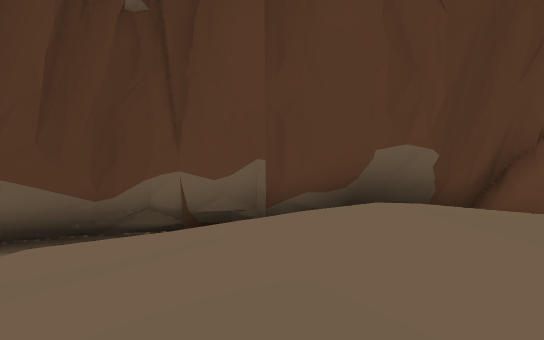
View 1 (above)

15 first-person views from a walk through a 3-D level made in the Unity game engine. The camera is 1.4 m above the floor, looks level and sees 70° across. Doors are open. The floor is counted in squares, 2 m on a side. Each view is taken from the middle of a square. On the plan, view 1 faces up. The plan holds only what a view shows up to about 11 squares ahead; the rest is blank. The place goes on beyond the plan. The player character is not drawn. Some animated figures are left out.

View 2
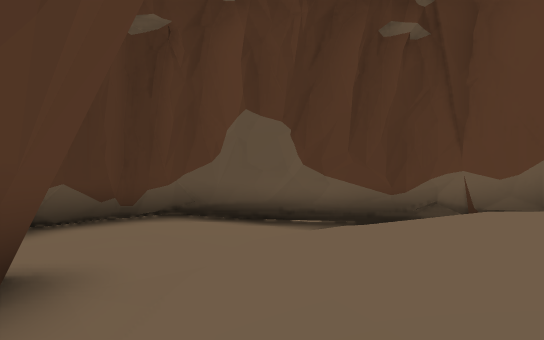

View 3
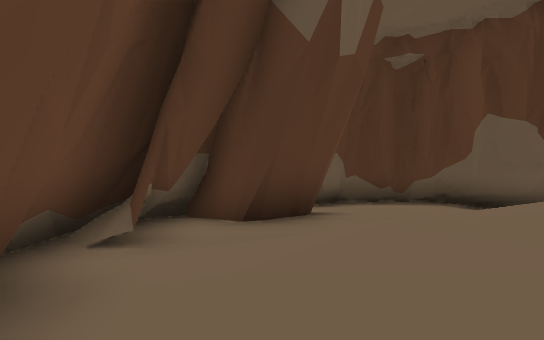

View 4
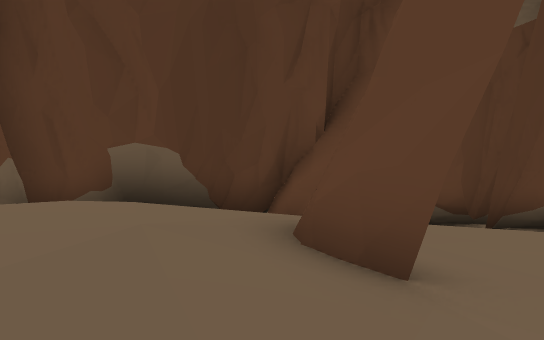

View 5
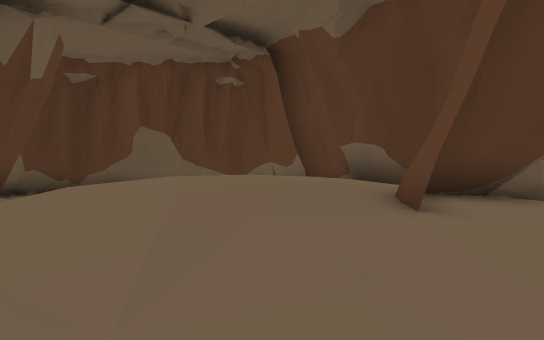

View 6
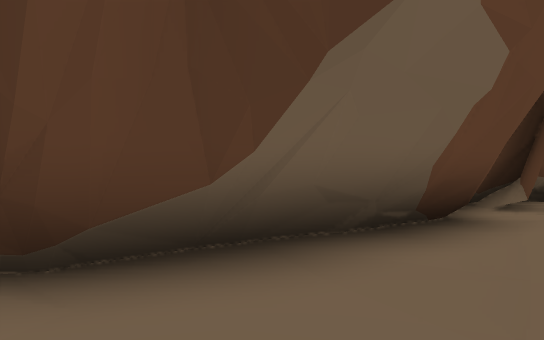

View 7
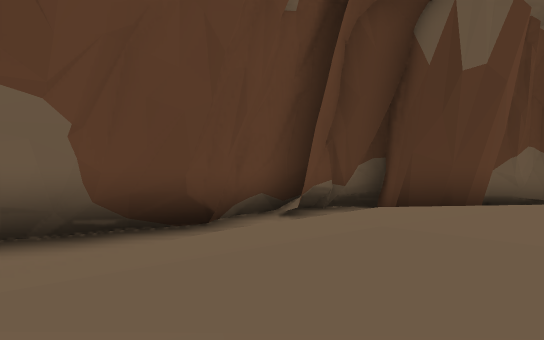

View 8
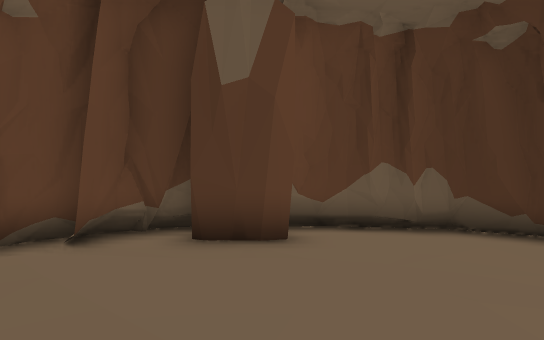

View 9
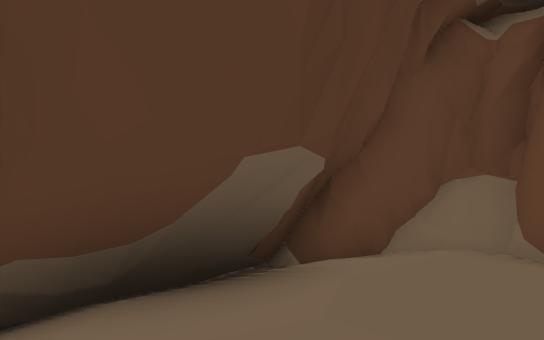

View 10
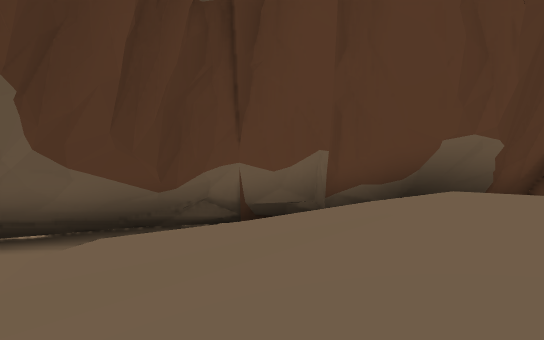

View 11
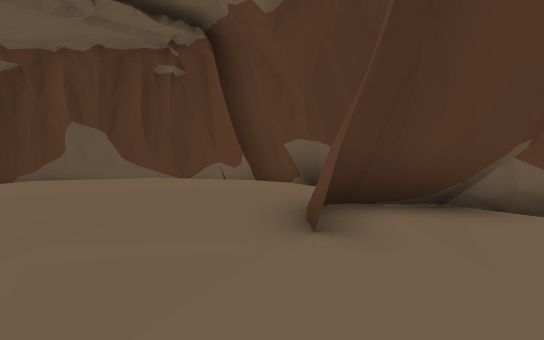

View 12
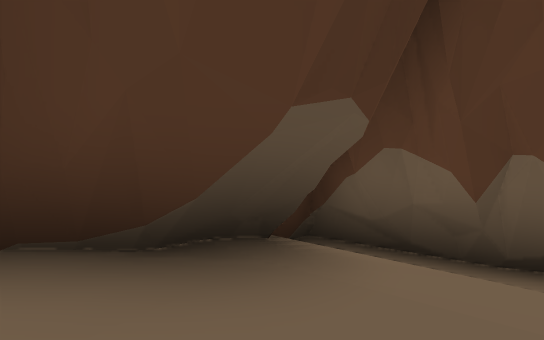

View 13
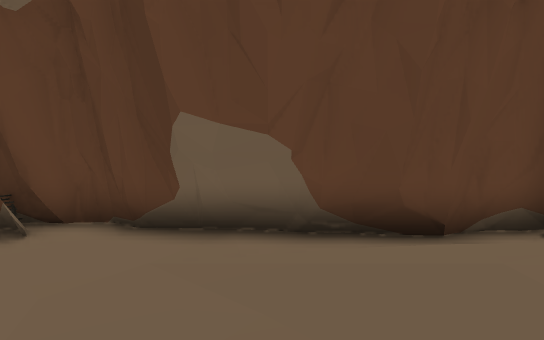

View 14
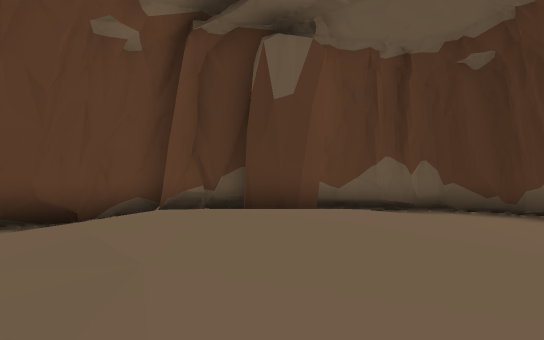

View 15
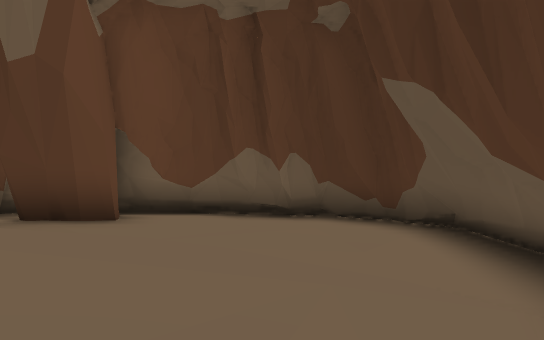

### Floor plan
Key: @ floor where view 1 was taken; # wall or solid block; . main floor; : floor 0.25 m higher than the main floor; - floor 0.25 m lower than the main floor; + floor 0.5 m higher than the main floor; _ floor 0.5 m lower than the main floor; * floor 0.75 m higher than the main floor; % floor 1 m higher than the main floor; & floor 1.25 m higher than the main floor; / step, stairs or slope; = window, fence, low wall or low ledge; O other object.
Columns run from 7 left of view 1 to 7 right of it. Each row starts with its distance up from view 1.
  8       #=#-=####
  7    _#########.-
  6  _###-:/###+##.
  5  ###-.+*%%**##.
  4 -#--.:*%%%%*#:.
  3 ##-..:*%&%%*#:.
  2 #-...:*%&%%+::.
  1 ##...:+*%%*+::.
  0  #-.:::@%**+:..
 -1  =####::+++:...
 -2    ###..::.....
 -3     .##### ###.
 -4        OO    ##

Positions as (right, up) in squares from view 1, and headings:
1: (0, 0), facing up
2: (1, -1), facing up-left
3: (4, -1), facing left
4: (4, 0), facing up
5: (7, -2), facing up-left
6: (7, -1), facing down-left
7: (5, 2), facing down-left
8: (2, 4), facing down-left
9: (0, 4), facing up-right
10: (-1, 0), facing up
11: (7, 0), facing up-left
12: (7, 4), facing up-left
13: (4, 3), facing down
14: (4, 5), facing down-left
15: (0, 6), facing down-left
